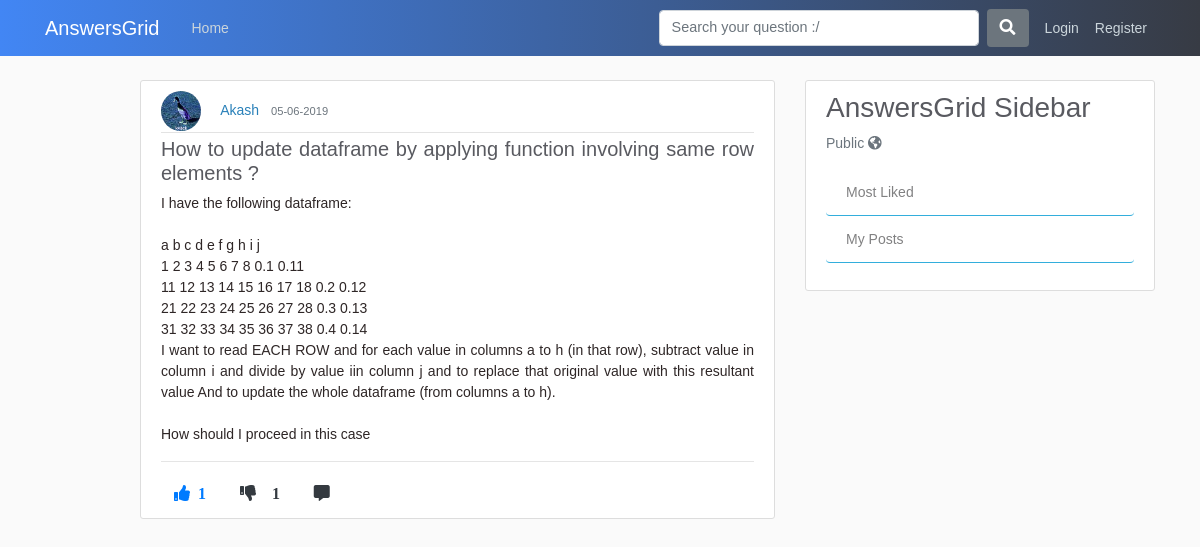
The page /post/2 on the database as committed earlier.
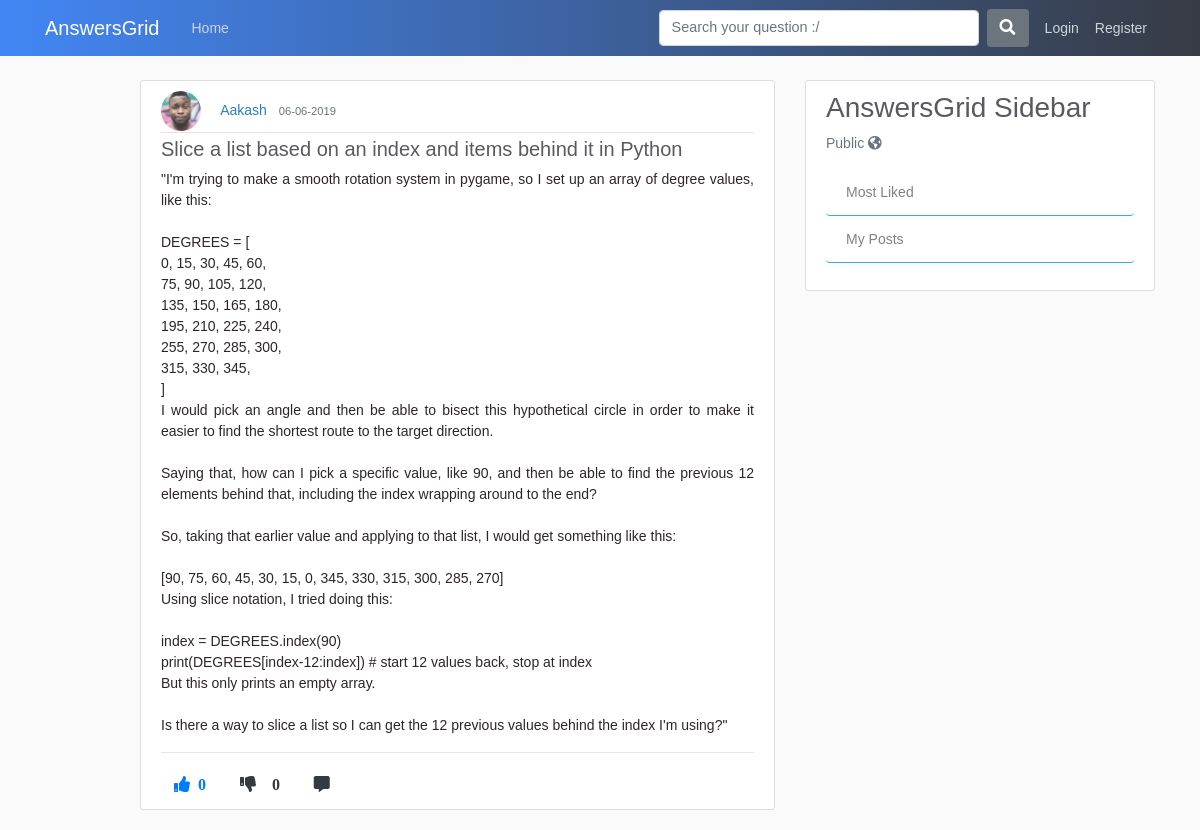
The same page on the database as committed later.
### application/models.py (models this page shows, shortened)
class User(db.Model, UserMixin):
    id = db.Column(db.Integer, primary_key=True)
    username = db.Column(db.String(20), unique=True, nullable=False)
    email = db.Column(db.String(120), unique=True, nullable=False)
    image_file = db.Column(db.String(20), nullable=False, default='default.jpg')
    password = db.Column(db.String(60), nullable=False)
    posts = db.relationship('Post', backref='author', lazy=True)
    answers = db.relationship('Answer', backref="author", lazy=True)
    comments = db.relationship('Comment', backref='author', lazy=True)
    favourites = db.relationship('Favourite', backref='author', lazy=True)

class Post(db.Model):
    id = db.Column(db.Integer, primary_key=True)
    title = db.Column(db.String(100), nullable=False)
    content = db.Column(db.Text, nullable=False)
    date_posted = db.Column(db.DateTime, nullable=False, default=datetime.utcnow)
    like_count = db.Column(db.Integer, nullable=False, default=0)
    dislike_count = db.Column(db.Integer, nullable=False, default=0)
    user_id = db.Column(db.Integer, db.ForeignKey('user.id'), nullable=False)
    comments = db.relationship('Comment', backref='commentOnPost', lazy=True)
    answers = db.relationship('Answer', backref='answerOnPost', lazy=True)
    favourites = db.relationship('Favourite', backref='favour_post', lazy=True)

### application/routes.py (the view)
@app.route("/post/<int:post_id>", methods=['GET', 'POST'])
def post(post_id):
    post = Post.query.get_or_404(post_id)
    return render_template('post.html',title=post.title,post=post)

### application/templates/post.html (shortened to what this page needs)
{% extends "layout.html" %}
{% block content %}
    <article class="media content-section">
      <div class="media-body">
        <div class="article-metadata">
          <img class="rounded-circle article-img" src="{{ url_for('static', filename='profile_pics/' + post.author.image_file) }}">
          <a class="mr-2" href="{{ url_for('user_posts', username=post.author.username) }}">{{ post.author.username }}</a>
          <small class="text-muted">{{ post.date_posted.strftime('%d-%m-%Y') }}</small>
        </div>
        <h5 class="article-title text-justify">{{ post.title }}</h5>
        <p class="article-content text-justify">{{ post.content }}</p>
        <p><a class="article-content text-justify" href="#">{{ post.tags }}</a></p><hr>
        {%  if current_user.is_authenticated %}
        <a href="{{ url_for('upvote', post_id=post.id, user_id=current_user.id) }}"><i class="fas fa-thumbs-up mr-1 btn text-primary upvote"><span class="ml-2 likes-count">{{ post.like_count }}</span></i></a>
        <a href="{{ url_for('downvote', post_id=post.id, user_id=current_user.id) }}"><i class="fas fa-thumbs-down mr-1 btn text-dark"><span id="demo" class="ml-3">{{ post.dislike_count }}</i></a>
        <a href="{{url_for('comment_post', post_id=post.id)}}"><i class="fas fa-comment-alt mr-1 btn text-dark"></i></a>
        <a href="https://twitter.com/share?ref_src=twsrc%5Etfw" class="twitter-share-button" data-show-count="false"></a>
        {% else %}
        <a href="#"><i class="fas fa-thumbs-up mr-1 btn text-primary upvote"><span class="ml-2 likes-count">{{ post.like_count }}</span></i></a>
        <a href="#"><i class="fas fa-thumbs-down mr-1 btn text-dark"><span id="demo" class="ml-3">{{ post.like_count }}</i></a>
        <a href="{{url_for('comment_post', post_id=post.id)}}"><i class="fas fa-comment-alt mr-1 btn text-dark"></i></a>
      {% endif %}
      </div>
    </article>
{% endblock content %}

Rows that differ between the two databases and show on the page:
removed User: image_file (picture), author.username "Akash"
now on this page (row edited): User: image_file (placeholder picture), author.username "Aakash"
changed Post: date_posted "05-06-2019" → "06-06-2019"; title "How to update dataframe by applying function involving same row elements ?" → "Slice a list based on an index and items behind it in Python"; content "I have the following dataframe: a b c d e f g h i j 1 2 3 4 5 6 7 8 0.1 0.11 11 12 13 14 15 16 17 18 0.2 0.12 21 22 23 24 25 26 27 28 0.3 0.13 31 32 33 34 35 36 37 38 0.4 0.14 I want to read EACH ROW and for each value in columns a to h (in that row), subtract value in column i and divide by value iin column j and to replace that original value with this resultant value And to update the whole dataframe (from columns a to h). How should I proceed in this case" → "\"I'm trying to make a smooth rotation system in pygame, so I set up an array of degree values, like this: DEGREES = [ 0, 15, 30, 45, 60, 75, 90, 105, 120, 135, 150, 165, 180, 195, 210, 225, 240, 255, 270, 285, 300, 315, 330, 345, ] I would pick an angle and then be able to bisect this hypothetical circle in order to make it easier to find the shortest route to the target direction. Saying that, how can I pick a specific value, like 90, and then be able to find the previous 12 elements behind that, including the index wrapping around to the end? So, taking that earlier value and applying to that list, I would get something like this: [90, 75, 60, 45, 30, 15, 0, 345, 330, 315, 300, 285, 270]…"; like_count "1" → "0"
